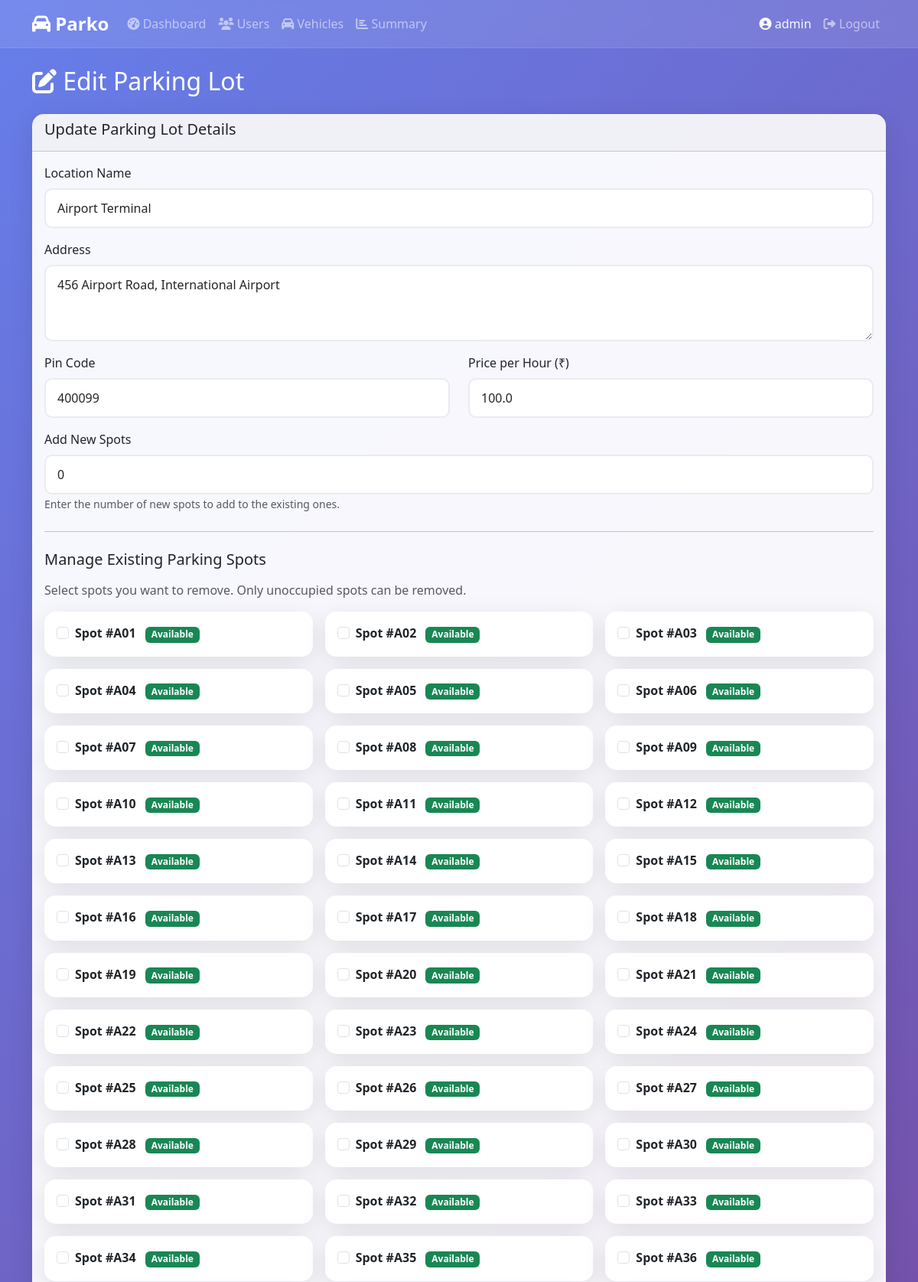
The app's page /admin/edit_lot/2 (signed in, upper part) with its own data.
### models/models.py (models this page shows)
class ParkingLot(db.Model):
    id = db.Column(db.Integer, primary_key=True)
    prime_location_name = db.Column(db.String(100), nullable=False)
    address = db.Column(db.Text, nullable=False)
    pin_code = db.Column(db.String(10), nullable=False)
    price_per_hour = db.Column(db.Float, nullable=False)
    maximum_number_of_spots = db.Column(db.Integer, nullable=False)
    created_at = db.Column(db.DateTime, default=lambda: datetime.now(utc))
    spots = db.relationship('ParkingSpot', backref='lot', lazy=True, cascade='all, delete-orphan')

class ParkingSpot(db.Model):
    id = db.Column(db.Integer, primary_key=True)
    lot_id = db.Column(db.Integer, db.ForeignKey('parking_lot.id'), nullable=False)
    spot_number = db.Column(db.String(10), nullable=False)
    status = db.Column(db.String(1), default='A')
    reservations = db.relationship('Reservation', backref='spot', lazy=True, cascade="all, delete-orphan")

### controllers/admin_controller.py (the view, shortened to what this page needs)
@admin_bp.route('/edit_lot/<int:lot_id>', methods=['GET', 'POST'])
def edit_lot(lot_id):
    if not session.get('is_admin'):
        return redirect(url_for('user.login'))
    lot = ParkingLot.query.get_or_404(lot_id)
    return render_template('edit_lot.html', lot=lot)

### templates/edit_lot.html (shortened to what this page needs)
{% extends "base.html" %}
{% block content %}
<div class="container mt-4">
    <div class="row">
        <div class="col-12">
            <h2 class="text-white mb-4">
                <i class="fas fa-edit"></i> Edit Parking Lot
            </h2>
            <div class="card">
                <div class="card-header">
                    <h5>Update Parking Lot Details</h5>
                </div>
                <div class="card-body">
                    <form method="POST">
                        <div class="mb-3">
                            <label for="name" class="form-label">Location Name</label>
                            <input type="text" class="form-control" id="name" name="name" value="{{ lot.prime_location_name }}" required>
                        </div>
                        <div class="mb-3">
                            <label for="address" class="form-label">Address</label>
                            <textarea class="form-control" id="address" name="address" rows="3" required>{{ lot.address }}</textarea>
                        </div>
                        <div class="row mb-3">
                            <div class="col-md-6">
                                <label for="pin_code" class="form-label">Pin Code</label>
                                <input type="text" class="form-control" id="pin_code" name="pin_code" value="{{ lot.pin_code }}" required>
                            </div>
                            <div class="col-md-6">
                                <label for="price" class="form-label">Price per Hour (₹)</label>
                                <input type="number" class="form-control" id="price" name="price" value="{{ lot.price_per_hour }}" min="1" step="0.01" required>
                            </div>
                        </div>
                        <div class="mb-4">
                            <label for="new_spots" class="form-label">Add New Spots</label>
                            <input type="number" class="form-control" id="new_spots" name="new_spots" value="0" min="0">
                            <small class="text-muted">Enter the number of new spots to add to the existing ones.</small>
                        </div>
                        <hr class="my-4">
                        <h5 class="mb-3">Manage Existing Parking Spots</h5>
                        <p class="text-muted mb-3">Select spots you want to remove. Only unoccupied spots can be removed.</p>
                        <div class="row row-cols-1 row-cols-md-3 g-3 mb-4">
                            {% for spot in lot.spots %}
                            <div class="col">
                                <div class="card h-100 {% if spot.status == 'O' %}bg-light{% endif %}">
                                    <div class="card-body">
                                        <div class="form-check">
                                            <input class="form-check-input" type="checkbox" name="spots_to_remove" value="{{ spot.id }}" id="spot{{ spot.id }}" {% if spot.status == 'O' %}disabled{% endif %}>
                                            <label class="form-check-label" for="spot{{ spot.id }}">
                                                <span class="fw-bold">Spot #{{ spot.spot_number }}</span>
                                                <span class="badge {% if spot.status == 'A' %}bg-success{% else %}bg-danger{% endif %} ms-2">
                                                    {{ spot.status == 'A' and 'Available' or 'Occupied' }}
                                                </span>
                                            </label>
                                        </div>
                                    </div>
                                </div>
                            </div>
                            {% endfor %}
                        </div>
                    </form>
                </div>
            </div>
        </div>
    </div>
</div>
{% endblock %}

### templates/base.html (style rules this page uses)
:root { --primary-color: #667eea; --secondary-color: #764ba2; --success-color: #28a745; --danger-color: #dc3545; --warning-color: #ffc107; --info-color: #17a2b8; --light-color: #f8f9fa; --dark-color: #343a40; }
body { background: linear-gradient(135deg, var(--primary-color), var(--secondary-color)); min-height: 100vh; font-family: 'Segoe UI', Tahoma, Geneva, Verdana, sans-serif; }
.card { background: rgba(255, 255, 255, 0.95); border: none; border-radius: 15px; box-shadow: 0 8px 32px rgba(0, 0, 0, 0.1); backdrop-filter: blur(10px); }
.form-control { border-radius: 10px; border: 2px solid #e9ecef; padding: 12px 15px; }

### records on screen
ParkingLot: name "Airport Terminal", address "456 Airport Road, International Airport", pin_code "400099", price "100.0"
ParkingSpot: spot_number "A01", status "Available"
ParkingSpot: spot_number "A02", status "Available"
ParkingSpot: spot_number "A03", status "Available"
ParkingSpot: spot_number "A04", status "Available"
ParkingSpot: spot_number "A05", status "Available"
ParkingSpot: spot_number "A06", status "Available"
ParkingSpot: spot_number "A07", status "Available"
ParkingSpot: spot_number "A08", status "Available"
ParkingSpot: spot_number "A09", status "Available"
ParkingSpot: spot_number "A10", status "Available"
ParkingSpot: spot_number "A11", status "Available"
ParkingSpot: spot_number "A12", status "Available"
ParkingSpot: spot_number "A13", status "Available"
ParkingSpot: spot_number "A14", status "Available"
ParkingSpot: spot_number "A15", status "Available"
ParkingSpot: spot_number "A16", status "Available"
ParkingSpot: spot_number "A17", status "Available"
ParkingSpot: spot_number "A18", status "Available"
ParkingSpot: spot_number "A19", status "Available"
ParkingSpot: spot_number "A20", status "Available"
ParkingSpot: spot_number "A21", status "Available"
ParkingSpot: spot_number "A22", status "Available"
ParkingSpot: spot_number "A23", status "Available"
ParkingSpot: spot_number "A24", status "Available"
ParkingSpot: spot_number "A25", status "Available"
ParkingSpot: spot_number "A26", status "Available"
ParkingSpot: spot_number "A27", status "Available"
ParkingSpot: spot_number "A28", status "Available"
ParkingSpot: spot_number "A29", status "Available"
ParkingSpot: spot_number "A30", status "Available"
ParkingSpot: spot_number "A31", status "Available"
ParkingSpot: spot_number "A32", status "Available"
ParkingSpot: spot_number "A33", status "Available"
ParkingSpot: spot_number "A34", status "Available"
ParkingSpot: spot_number "A35", status "Available"
ParkingSpot: spot_number "A36", status "Available"

### other values on screen
{{ session.username }} "admin"
